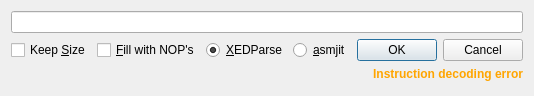
<?xml version="1.0" encoding="UTF-8"?>
<ui version="4.0">
 <class>AssembleDialog</class>
 <widget class="QDialog" name="AssembleDialog">
  <property name="geometry">
   <rect>
    <x>0</x>
    <y>0</y>
    <width>526</width>
    <height>96</height>
   </rect>
  </property>
  <property name="windowTitle">
   <string>0</string>
  </property>
  <property name="windowIcon">
   <iconset theme="ui-combo-box-edit" resource="../../resource.qrc">
    <normaloff>:/Default/icons/ui-combo-box-edit.png</normaloff>:/Default/icons/ui-combo-box-edit.png</iconset>
  </property>
  <layout class="QVBoxLayout" name="verticalLayout">
   <property name="bottomMargin">
    <number>0</number>
   </property>
   <item>
    <widget class="QLineEdit" name="lineEdit">
     <property name="sizePolicy">
      <sizepolicy hsizetype="Minimum" vsizetype="Preferred">
       <horstretch>0</horstretch>
       <verstretch>0</verstretch>
      </sizepolicy>
     </property>
    </widget>
   </item>
   <item>
    <layout class="QHBoxLayout" name="horizontalLayout">
     <property name="sizeConstraint">
      <enum>QLayout::SetDefaultConstraint</enum>
     </property>
     <item>
      <widget class="QCheckBox" name="checkBoxKeepSize">
       <property name="sizePolicy">
        <sizepolicy hsizetype="Fixed" vsizetype="Maximum">
         <horstretch>0</horstretch>
         <verstretch>0</verstretch>
        </sizepolicy>
       </property>
       <property name="text">
        <string>Keep &amp;Size</string>
       </property>
      </widget>
     </item>
     <item>
      <widget class="QCheckBox" name="checkBoxFillWithNops">
       <property name="text">
        <string>&amp;Fill with NOP's</string>
       </property>
      </widget>
     </item>
     <item>
      <widget class="QRadioButton" name="radioXEDParse">
       <property name="text">
        <string>&amp;XEDParse</string>
       </property>
       <property name="checked">
        <bool>true</bool>
       </property>
      </widget>
     </item>
     <item>
      <widget class="QRadioButton" name="radioAsmjit">
       <property name="text">
        <string>&amp;asmjit</string>
       </property>
      </widget>
     </item>
     <item>
      <spacer name="horizontalSpacer">
       <property name="orientation">
        <enum>Qt::Horizontal</enum>
       </property>
       <property name="sizeHint" stdset="0">
        <size>
         <width>40</width>
         <height>20</height>
        </size>
       </property>
      </spacer>
     </item>
     <item>
      <widget class="QPushButton" name="pushButtonOk">
       <property name="minimumSize">
        <size>
         <width>0</width>
         <height>0</height>
        </size>
       </property>
       <property name="text">
        <string>OK</string>
       </property>
      </widget>
     </item>
     <item>
      <widget class="QPushButton" name="pushButtonCancel">
       <property name="text">
        <string>Cancel</string>
       </property>
      </widget>
     </item>
    </layout>
   </item>
   <item>
    <widget class="QLabel" name="labelKeepSize">
     <property name="sizePolicy">
      <sizepolicy hsizetype="Preferred" vsizetype="Fixed">
       <horstretch>0</horstretch>
       <verstretch>0</verstretch>
      </sizepolicy>
     </property>
     <property name="minimumSize">
      <size>
       <width>0</width>
       <height>0</height>
      </size>
     </property>
     <property name="text">
      <string>&lt;font color='orange'&gt;&lt;b&gt;Instruction decoding error&lt;/b&gt;&lt;/font&gt;</string>
     </property>
     <property name="alignment">
      <set>Qt::AlignRight|Qt::AlignTrailing|Qt::AlignVCenter</set>
     </property>
    </widget>
   </item>
   <item>
    <spacer name="verticalSpacer">
     <property name="orientation">
      <enum>Qt::Vertical</enum>
     </property>
     <property name="sizeHint" stdset="0">
      <size>
       <width>20</width>
       <height>40</height>
      </size>
     </property>
    </spacer>
   </item>
  </layout>
 </widget>
 <resources>
  <include location="../../resource.qrc"/>
 </resources>
 <connections>
  <connection>
   <sender>pushButtonOk</sender>
   <signal>clicked()</signal>
   <receiver>AssembleDialog</receiver>
   <slot>accept()</slot>
   <hints>
    <hint type="sourcelabel">
     <x>265</x>
     <y>77</y>
    </hint>
    <hint type="destinationlabel">
     <x>217</x>
     <y>49</y>
    </hint>
   </hints>
  </connection>
  <connection>
   <sender>pushButtonCancel</sender>
   <signal>clicked()</signal>
   <receiver>AssembleDialog</receiver>
   <slot>close()</slot>
   <hints>
    <hint type="sourcelabel">
     <x>373</x>
     <y>77</y>
    </hint>
    <hint type="destinationlabel">
     <x>217</x>
     <y>49</y>
    </hint>
   </hints>
  </connection>
 </connections>
</ui>
